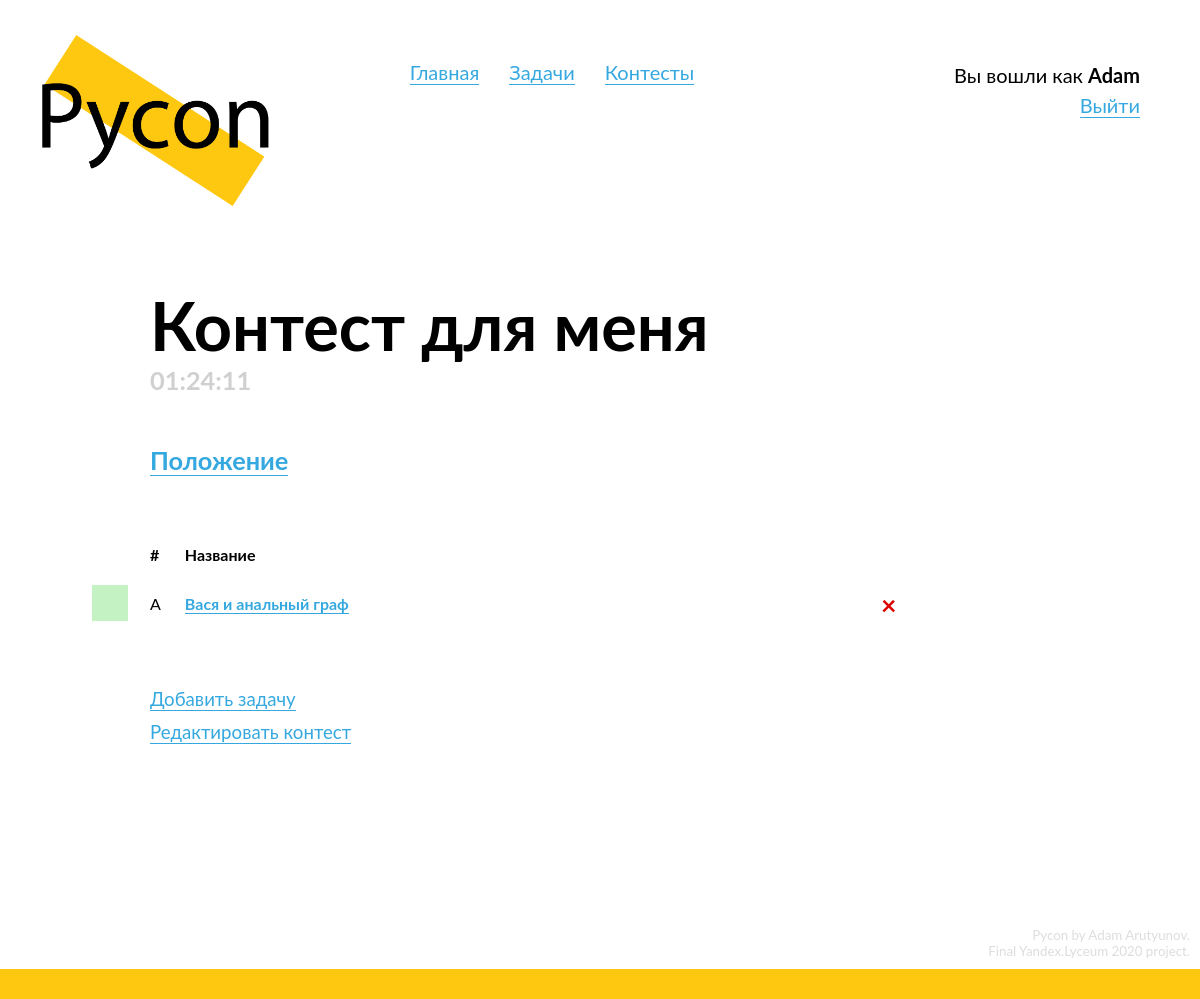
Page /contests/8 (signed in) on the committed database.
### data/models/user.py (models this page shows, shortened)
class User(SqlAlchemyBase, UserMixin, SerializerMixin):
    __tablename__ = 'users'
    id = Column(Integer, primary_key=True, autoincrement=True)
    login = Column(String, nullable=True)
    email = Column(String, index=True, unique=True, nullable=False)
    hashed_password = Column(String, nullable=True)
    role = Column(Integer, default=0)
    submissions = orm.relation("Submission", back_populates='submitter')
    problems = orm.relation('UserToProblem', back_populates='user')
    contests = orm.relation('UserToContest', back_populates='user')
    def is_admin(self):
        if self.role == 1:
            return True
        return False
    @property
    def solved_problems(self):
        return list(map(lambda x: x.problem, filter(lambda x: x.solved, self.problems)))
    def get_contest_association(self, contest):
        contest_associations = list(filter(lambda x: x.contest == contest, self.contests))
        if not contest_associations:
            return
        return contest_associations[0]

### data/models/contest.py (models this page shows, shortened)
class Contest(SqlAlchemyBase, SerializerMixin):
    __tablename__ = 'contests'
    id = Column(Integer, primary_key=True, autoincrement=True)
    name = Column(String, nullable=True)
    problems = orm.relation("Problem",
                            secondary="contest_to_problem",
                            backref="contests")
    start_date = Column(DateTime, default=datetime.datetime.now, nullable=False)
    duration = Column(Interval, nullable=True)
    hidden = Column(Boolean, default=True)
    def is_started(self):
        if self.start_date <= datetime.datetime.now():
            return True
        return False

### data/models/problem.py (models this page shows, shortened)
class Problem(SqlAlchemyBase, SerializerMixin):
    __tablename__ = 'problems'
    id = Column(Integer, primary_key=True, autoincrement=True)
    name = Column(String, nullable=True)
    situation = Column(String, nullable=False)
    input_data = Column(String, nullable=True)
    output_data = Column(String, nullable=True)
    tests = orm.relation("Test", back_populates='problem')
    time_limit = Column(Integer, nullable=True)
    memory_limit = Column(Integer, nullable=True)

### Pycon.py (the view)
@app.route('/contests/<int:contest_id>')
def contest(contest_id):
    session = db_session.create_session()
    contest = session.query(Contest).get(contest_id)
    if not contest:
        abort(404)
    return render_template('contest.html', title=f'Контест №{contest_id}',
                           contest=contest)

### Pycon.py (called while the page is built)
@login_manager.user_loader
def load_user(user_id):
    session = db_session.create_session()
    return session.query(User).get(user_id)

### data/db_session.py (called while the page is built)
def create_session() -> Session:
    global __scoped_session
    return __scoped_session

### templates/contest.html (shortened to what this page needs)
{% extends "base.html" %}
{% block content %}
  <div class="content-header" id="contest-header">
    <h1>
      {{ contest.name }}
    </h1>
    <h3 id="limits">
    </h3>
  </div>
  {% if not contest.hidden or contest.is_started() or (current_user.is_authenticated and current_user.is_admin()) %}
    <div class="normal-block">
      <h3>
        <a href="/contests/{{ contest.id }}/standings">
          Положение
        </a>
        <br>
      </h3>
    </div>
    <div class="content-block" id="problems-table">
      {% if contest.problems %}
        <table class="contest-problems-table">
          <tr>
            <th class="id-td">
              <span>
                #
              </span>
            </th>
            <th class="problemname-td">
              <span>
                Название
              </span>
            </th>
          </tr>
          {% for problem in contest.problems %}
            <tr>
                <td class="id-td">
                {% if current_user.is_authenticated and current_user.get_contest_association(contest) %}
                  {% if problem in current_user.solved_problems %}
                    <div class="problem-status solved-problem-div">
                  {% elif problem in current_user.unsolved_problems %}
                    <div class="problem-status unsolved-problem-div">
                  {% endif %}
                  </div>
                {% endif %}
                {{ 'ABCDEFGHIJKLMNOPQRSTUVWXYZ'[loop.index0] }}
              </td>
              <td class="problemname-td">
                <a href="/problems/{{ problem.id }}">{{ problem.name }}</a>
              </td>
              {% if current_user.is_authenticated and current_user.is_admin() %}
                <td class="id-td">
                  <a class="alert-danger delete-button" href="/contests/{{ contest.id }}/delete_problem/{{ problem.id }}">
                    ×
                  </a>
                </td>
              {% endif %}
            </tr>
          {% endfor %}
        </table>
      {% endif %}
    </div>
  {% else %}
    <h3>
      Задачи и положение участников будут доступны после начала контеста.
    </h3>
  {% endif %}
  {% if current_user.is_authenticated and current_user.is_admin() %}
    <div class="normal-block" id="admin-features">
      <a href="/contests/{{ contest.id }}/add_problem" class="list">
        Добавить задачу
      </a>
      <br>
      <a href="/contests/{{ contest.id }}/edit" class="list">
        Редактировать контест
      </a>
    </div>
  {% endif %}
{% endblock %}

### templates/base.html (shortened to what this page needs)
<!doctype html>
<html lang="en">
  <head>
      <link rel="stylesheet" type="text/css" href="/static/css/style.css">
      <link href="/static/css/codemirror.css" rel="stylesheet">
  </head>
<body>
  <header>
      <a href="/" style="border: none;">
        <div id="logo">
          <img src="/static/img/logo.png">
        </div>
      </a>
      <div id="header-links">
      </div>
      <div id="login-block">
        {% if current_user.is_authenticated %}
          Вы вошли как <b>{{ current_user.login }}</b><br>
        {% else %}
          <script>
            document.write(`<a href="/login?next=${path}">Войти</a><br>`)
          </script>
          <a href="/register">Зарегистрироваться</a>
        {% endif %}
      </div>
  </header>
  <main role="main" id="main">
      {% block content %}{% endblock %}
  </main>
  <footer>
    <div id="credits">
      Pycon by Adam Arutyunov.<br>
      Final Yandex.Lyceum 2020 project.<br>
    </div>
    <div id="footer-div"></div>
  </footer>
</body>
</html>

### static/css/style.css (style rules this page uses)
* { margin: 0; padding: 0; position: relative; }
html { height: 100%; }
:root { --primary-color: #FEC811; --light-grey: #D0D0D0; --very-light-grey: #ECECEC; }
body { position: relative; font-family: "Lato"; font-size: 14pt; min-height: 100%; }
img { width: 100%; }
footer { position: absolute; bottom: 0; width: 100%; }
a { text-decoration: none; color: #35A8E0; border-bottom: 1px solid #35A8E0; }
a.alert-danger { border-color: #DD0000; }
a.list { margin: 5px 0; display: inline-block; }
h1 { font-weight: bold; font-size: 50pt; word-wrap: break-word; }
h3 { font-weight: bold; margin-bottom: 10px; font-size: 19pt; }
td, th { position: relative; vertical-align: top; border: none; }
th { padding-bottom: 10px; text-align: left; font-weight: bold; }
table { border: none; border-spacing: 2vw 20px; margin-left: -2vw; width: 100%; font-size: 12pt; }
table a { font-weight: bold; }
.content-block { margin-top: 25px; margin-bottom: 50px; }
.content-header { margin-bottom: 50px; }
.alert-danger { color: #DD0000; }
.normal-block { margin: 50px 0; }
.id-td { width: 1px; overflow: visible; }
.delete-button { border: none; position: absolute; top: -5px; font-size: 20pt; }
.problem-status { position: absolute; z-index: -1; width: 36px; height: 36px; left: -58px; top: -9px; }
.solved-problem-div { background-color: #C4F2C2; }
#limits { color: var(--light-grey); }
#login-block { display: inline-block; vertical-align: top; margin-top: 60px; float: right; margin-right: 60px; text-align: right; font-size: 15pt; line-height: 1.5; }
#footer-div { height: 30px; background-color: var(--primary-color); }
#credits { font-size: 10pt; color: #DDD; margin: 10px; text-align: right; }
#logo { width: 20%; margin-left: 35px; margin-top: 35px; display: inline-block; }
#main { margin-top: 75px; margin-left: 150px; width: 65%; min-width: 600px; padding-bottom: 200px; }
#header-links { display: inline-block; margin-left: 130px; margin-top: 60px; vertical-align: top; font-size: 15pt; }

### rows in the picture
User: login "Adam"
Contest: name "Контест для меня"
Problem: index0 "A", name "Вася и анальный граф"
